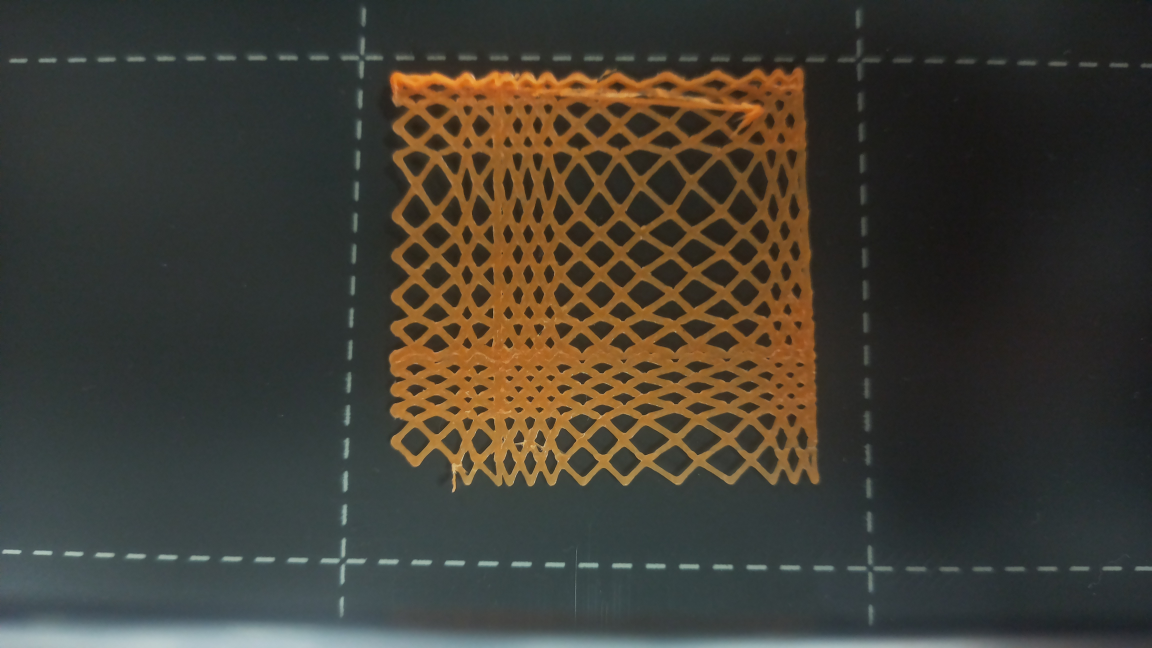
#> input picture images/better_res_orange.jpg, 4608 x 2592 px, found by its file name (shown at 1/4 size)
$ python regular_filament.py
#> lines starting #> are read from the running program, lines starting #| are printed output that depends on the picture; after the words box and inside, x2 and y2 are one past the last pixel; in counts of white or black regions, pixels touching at a corner belong together
#!/usr/bin/env python3.11
"""
File: save_filtered_contour_lengths.py
Author: Ryan Yam, @rty2051
Description: Detects shapes, merges nearly-continuous contours, labels them,
             filters contours based on pixel length, saves labeled image and pixel lengths.
"""

import cv2 as cv
import cv2
import numpy as np

# IMAGE_PATH = "C:\\Users\\Prometheus\\Downloads\\bioprint_vision_project\\images\\better_res_orange.jpg"
IMAGE_PATH = "C:\\Users\\Prometheus\\Downloads\\bioprint_vision_project\\images\\better_res_orange.jpg"
OUTPUT_IMAGE = "LABELED_CONTOURS.png"
OUTPUT_TXT = "CONTOUR_LENGTHS.txt"

def main():
    img = cv.imread(IMAGE_PATH)
#> img is the input picture: shape (2592, 4608, 3); mean B, G, R 51.8, 60.8, 64

    # Crop to build area
    x1, y1 = 3900, 3
    x2, y2 = 880, 2479
    x_min = min(x1, x2)
    x_max = max(x1, x2)
    y_min = min(y1, y2)
    y_max = max(y1, y2)
    crop = img[y_min:y_max, x_min:x_max]
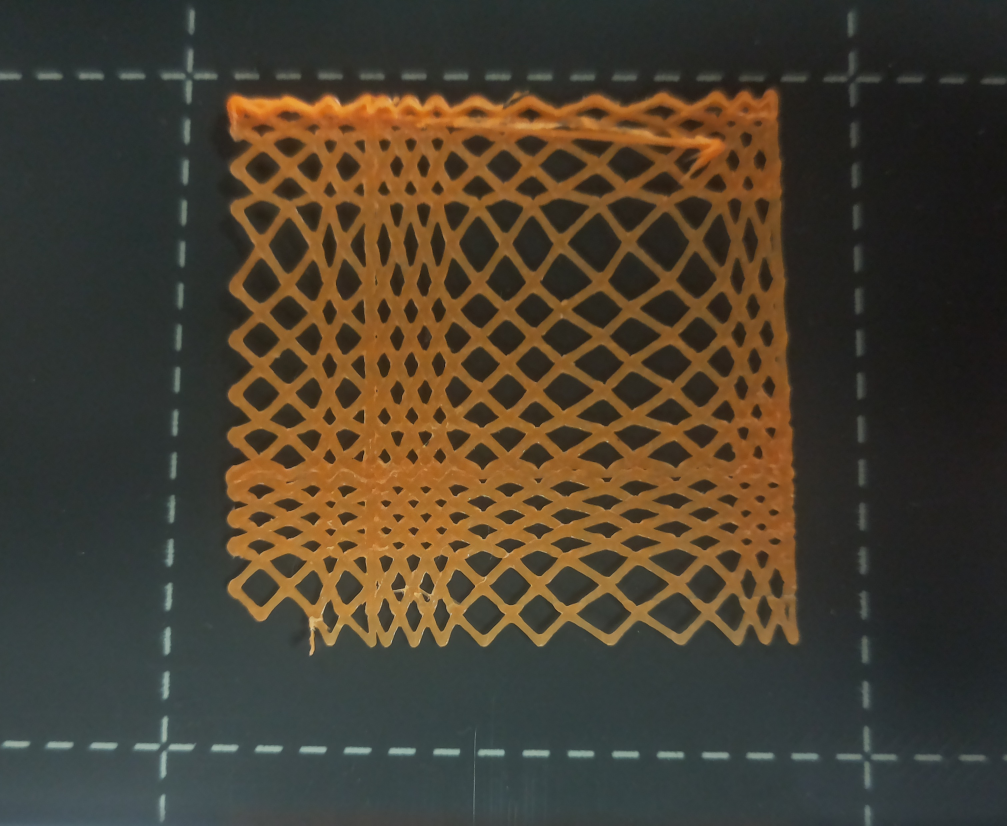
#> crop: shape (2476, 3020, 3) (shown at 1/3 size); mean B, G, R 48.2, 62.9, 71.9

    # Convert to grayscale and blur
    gray = cv.cvtColor(crop, cv.COLOR_BGR2GRAY)
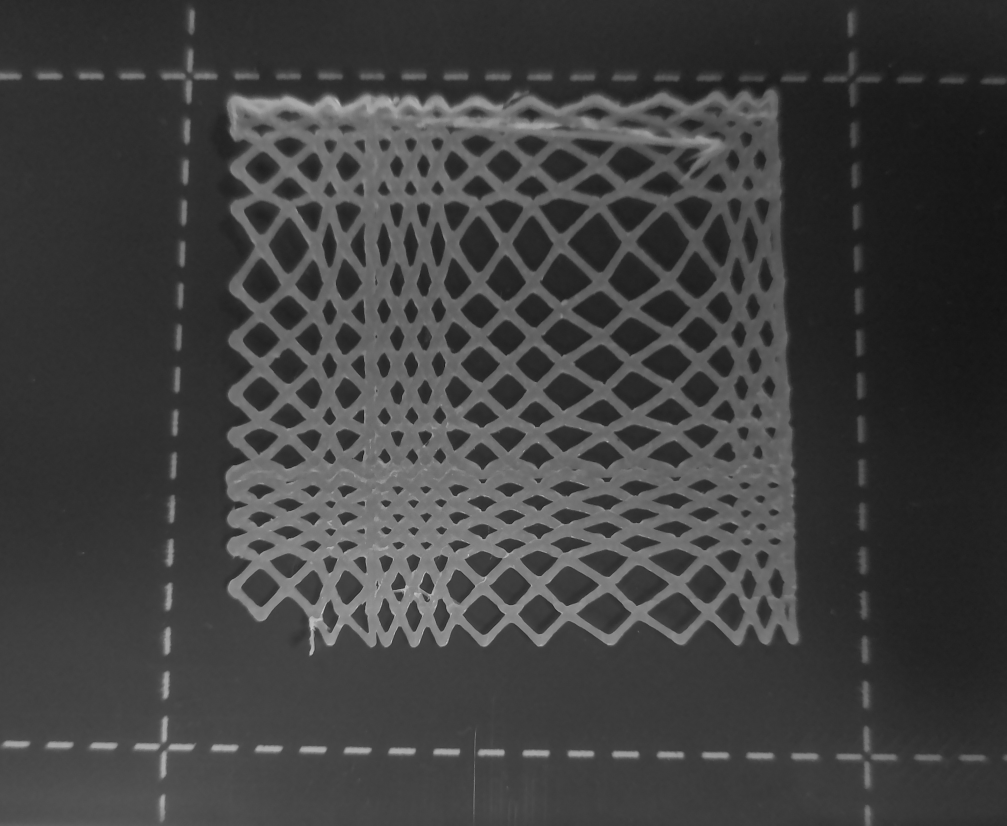
#> gray: shape (2476, 3020) (shown at 1/3 size); min 7, max 224, mean 63.9
    blurred = cv.GaussianBlur(gray, (9, 9), 0)

    # Canny edge detection
    edges = cv.Canny(blurred, 0, 55)
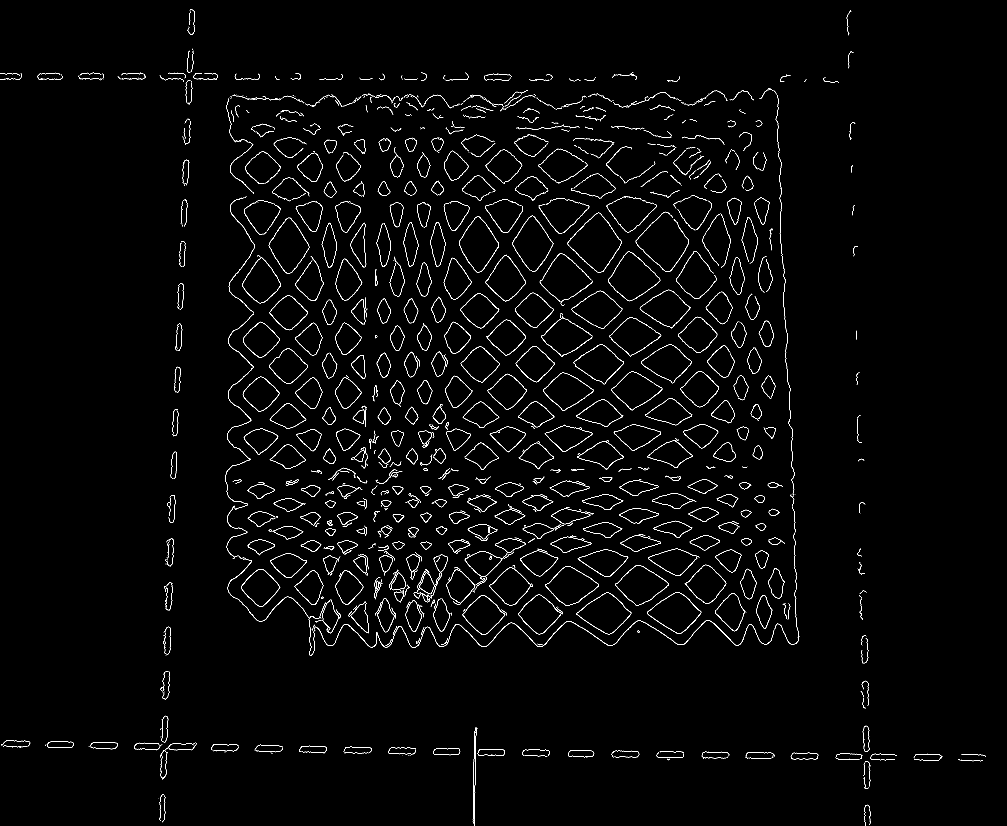
#> edges: shape (2476, 3020) (shown at 1/3 size); 1.3% white in thin lines or dots

    # Create binary mask from edges
    mask = edges.copy()
    mask[mask > 0] = 255

    # Dilate mask to connect nearly-touching contours
    kernel = np.ones((7, 7), np.uint8)  # 3x3 kernel connects 1-pixel gaps
    dilated = cv.dilate(mask, kernel, iterations=1)
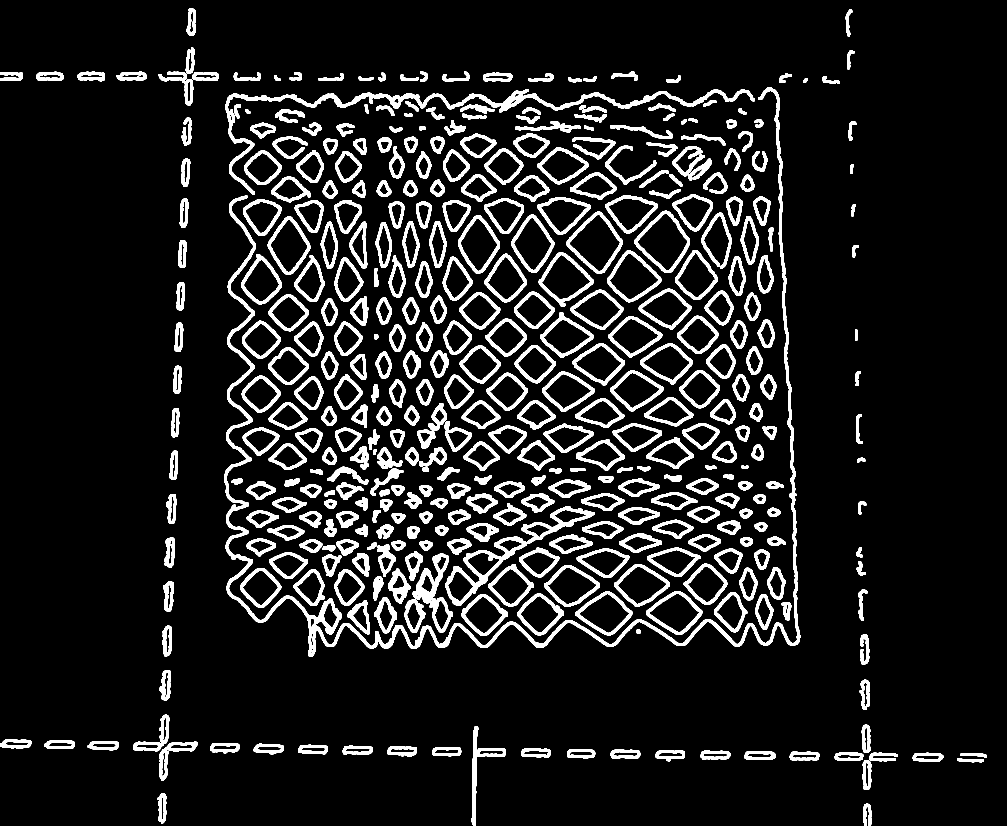
#> dilated: shape (2476, 3020) (shown at 1/3 size); 10.4% white; 403 white regions

    # Find contours on dilated mask
    contours, _ = cv.findContours(dilated, cv.RETR_EXTERNAL, cv.CHAIN_APPROX_SIMPLE)
#> contours = 403 contours; largest, box (x1, y1, x2, y2) and area: (673, 261, 2402, 1970) 57056, (676, 268, 2185, 585) 22497, (1904, 632, 2070, 819) 18434, (1700, 635, 1868, 821) 18378, (1336, 1610, 1580, 1817) 17224

    rng = np.random.default_rng(42)
    output = cv.cvtColor(edges, cv.COLOR_GRAY2BGR)
#> output: shape (2476, 3020, 3); 1.3% white in thin lines or dots

    # Dictionary to store pixel lengths of valid contours
    contour_lengths = {}

    for idx, cnt in enumerate(contours):
        # Pixel length of contour
        pixel_length = len(cnt)

        # Filter: remove contours with length ~50 ± 1 or > 1000
        if 49 <= pixel_length <= 80 or pixel_length > 1000 or pixel_length < 40:
            continue

        # Store pixel length
        contour_lengths[idx] = pixel_length

        # Draw contour in random color
        color = rng.integers(0, 256, size=3).tolist()
        cv.drawContours(output, [cnt], -1, color, 2)

        # Label contour at centroid
        M = cv.moments(cnt)
        if M["m00"] != 0:
            cX = int(M["m10"] / M["m00"])
            cY = int(M["m01"] / M["m00"])
        else:
            cX, cY = cnt[0][0]
        cv.putText(output, str(idx), (cX, cY), cv.FONT_HERSHEY_SIMPLEX,
                   1, (255, 255, 255), 2, cv.LINE_AA)
#> this loop made 403 passes
#> (pixel_length, color, cX, cY) on passes 8, 13, 15, 16, 18, 22, 26, 28, 30, 31, 36, 37: (42, [22, 198, 167], 2546, 2269), (48, [112, 110, 219], 1875, 2261), (40, [22, 178, 51], 1607, 2258), (47, [24, 134, 249], 1340, 2254), (48, [188, 194, 183], 1072, 2250), (132, [201, 131, 32], 518, 2265), (116, [214, 115, 128], 1443, 2299), (141, [94, 46, 237], 466, 2213), (100, [200, 164, 103], 497, 2055), (121, [210, 139, 113], 2593, 1948), (142, [115, 58, 23], 1241, 1845), (137, [141, 227, 16], 1156, 1845)
#> (pixel_length, cX, cY) on passes 61 to 66: (113, 864, 1693), (103, 1240, 1690), (88, 2285, 1675), (122, 2187, 1679), (173, 1812, 1685), (179, 2021, 1682)
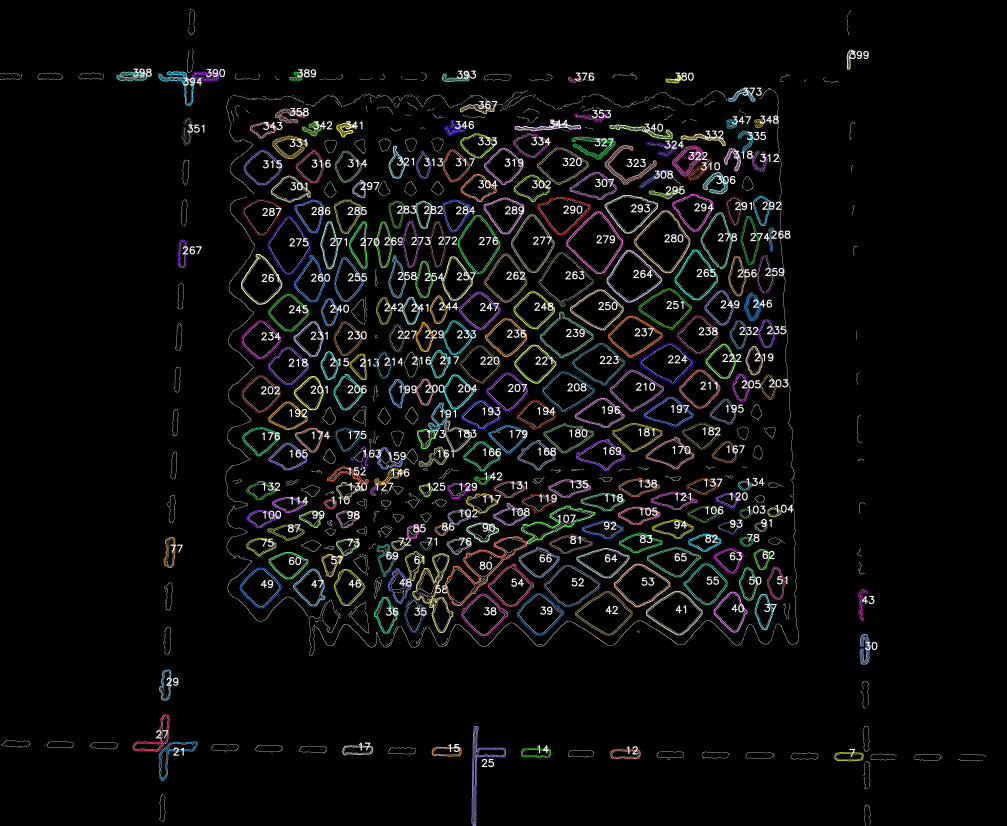
#> output: shape (2476, 3020, 3) (shown at 1/3 size); mean B, G, R 11.6, 11.6, 11.5
#> after the loop, contour_lengths = 247 items

    # Save the labeled image
    cv.imwrite(OUTPUT_IMAGE, output)
    print(f"Labeled image saved as '{OUTPUT_IMAGE}'")

    # Save filtered contour lengths to TXT
    with open(OUTPUT_TXT, "w") as f:
        for idx, length in contour_lengths.items():
            f.write(f"Contour {idx}: {length} pixels\n")
#> this loop made 247 passes
#> (idx, length) on passes 1 to 3: (7, 42), (12, 48), (14, 40)

    print(f"Filtered contour lengths saved as '{OUTPUT_TXT}'")

    return contour_lengths

if __name__ == "__main__":
    lengths_dict = main()
#> lengths_dict = 247 items

$ run again, with images/no_back_empty.jpg copied over images/better_res_orange.jpg
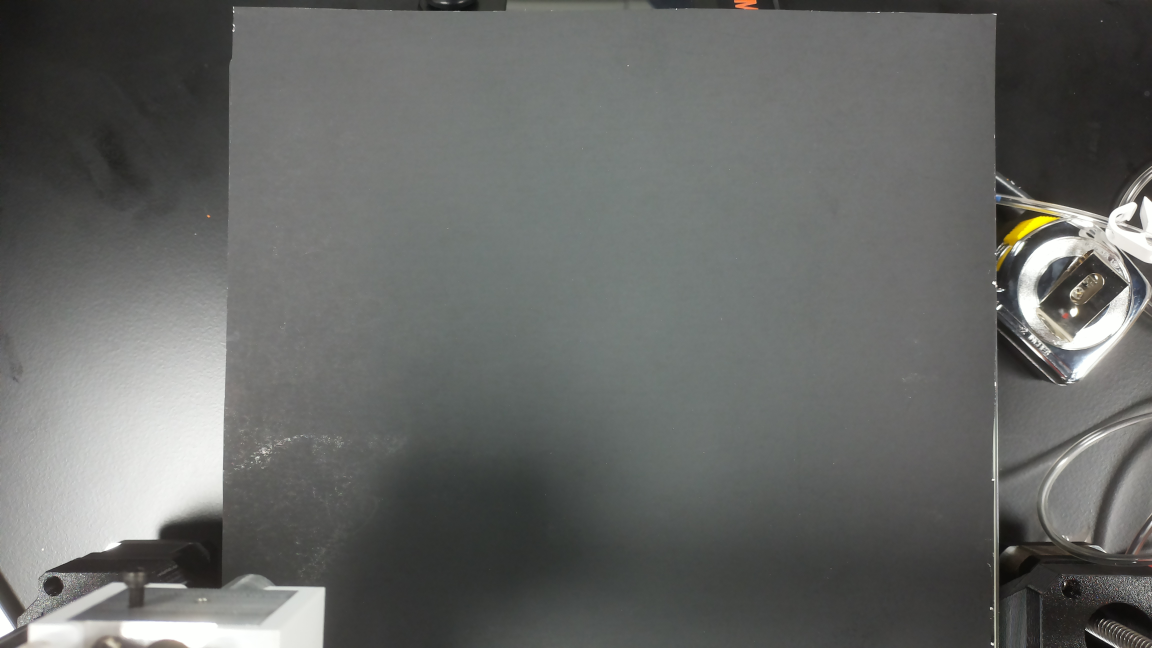
#> input picture images/no_back_empty.jpg, 4608 x 2592 px, found by its file name (shown at 1/4 size)
#> in main, img is the input picture: shape (2592, 4608, 3); mean B, G, R 102.4, 104.6, 103.2
#> in main, `edges = cv.Canny(blurred, 0, 55)`:
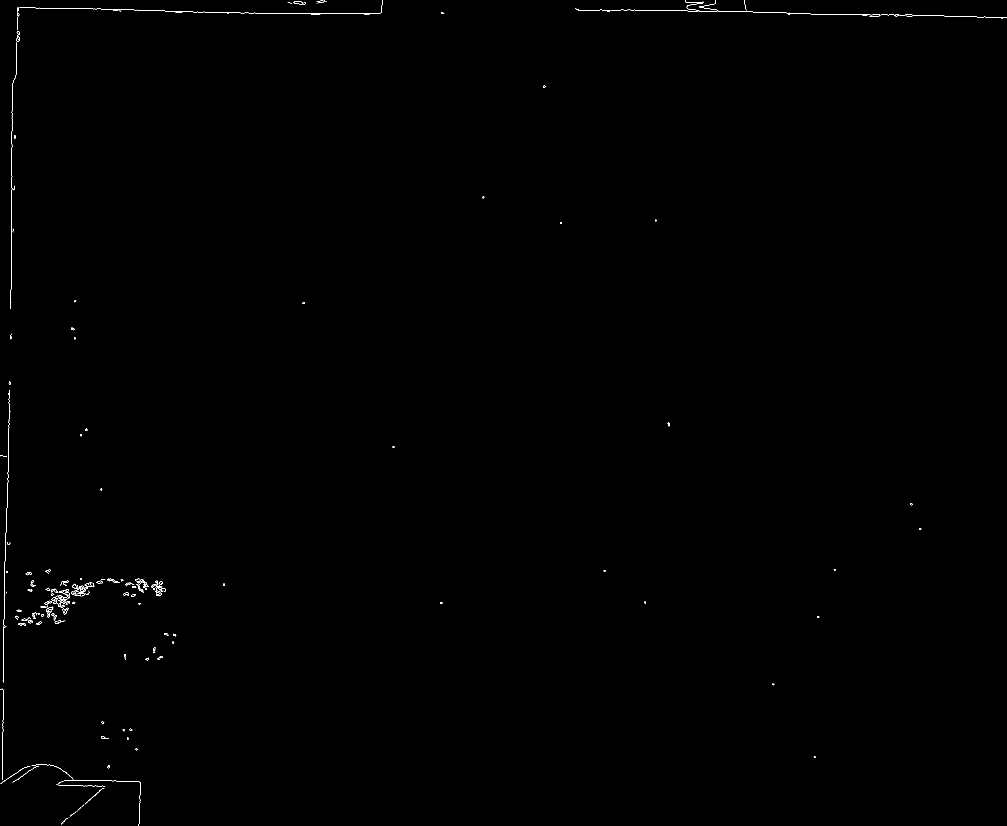
#> edges: shape (2476, 3020) (shown at 1/3 size); 0.14% white in thin lines or dots
#> in main, `dilated = cv.dilate(mask, kernel, iterations=1)`:
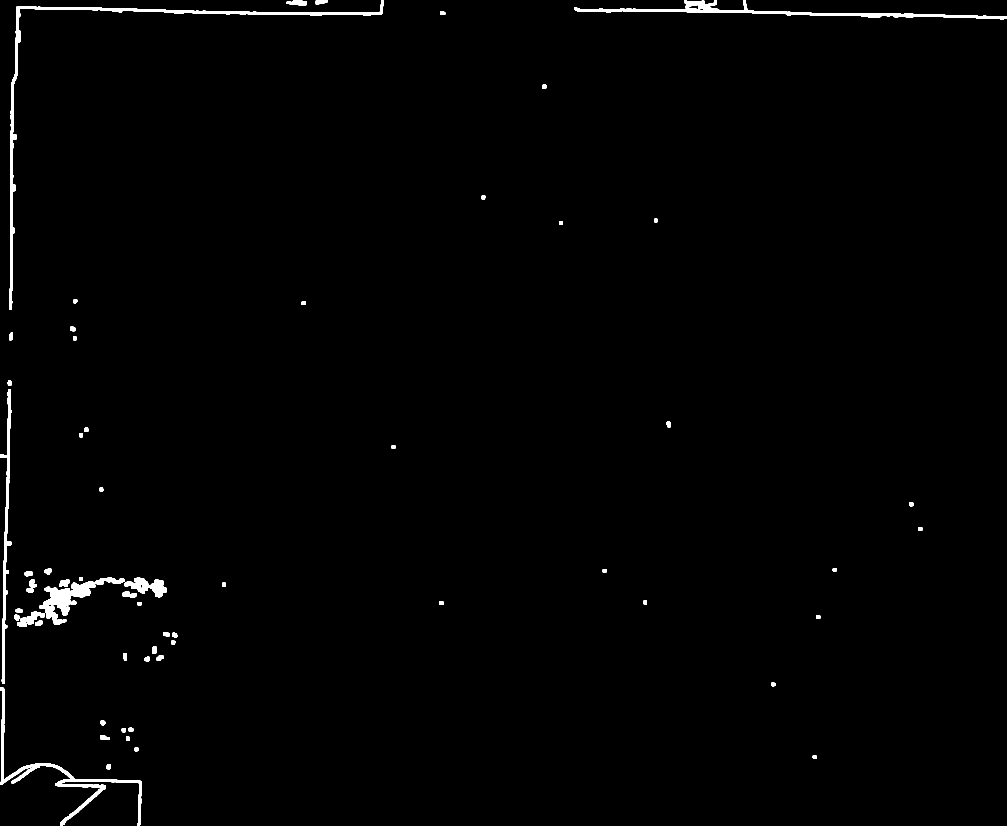
#> dilated: shape (2476, 3020) (shown at 1/3 size); 0.97% white; 64 white regions
#> contours = 64 contours; largest, box (x1, y1, x2, y2) and area: (27, 0, 1152, 930) 14190, (1723, 0, 3020, 59) 10876, (0, 2063, 425, 2476) 9706, (119, 1745, 286, 1875) 7908, (0, 1167, 35, 2051) 6240
#> the loop in main, `for idx, cnt in enumerate(contours):` made 64 passes
#> (pixel_length, color, cX, cY) on passes 9, 21, 31, 33, 35, 37, 49: (661, [22, 198, 167], 180, 2326), (100, [112, 110, 219], 90, 1856), (314, [22, 178, 51], 193, 1797), (40, [24, 134, 249], 192, 1748), (94, [188, 194, 183], 416, 1754), (84, [201, 131, 32], 327, 1742), (216, [214, 115, 128], 18, 1598)
#> after the loop in main, `for idx, cnt in enumerate(contours):`: contour_lengths = 9 items
#> the loop in main, `for idx, length in contour_lengths.items():` made 9 passes
#> (idx, length) on passes 1 to 8: (8, 661), (20, 100), (30, 314), (32, 40), (34, 94), (36, 84), (48, 216), (61, 419)
